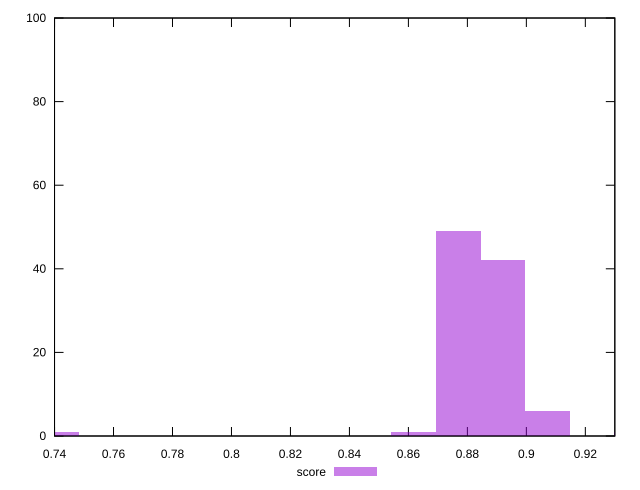

Recreate this plot in gnuplot.
reset

$score <<EOF
0.7408454342390952 1
0.8920383800021758 42
0.8769190854258678 49
0.907157674578484 6
0.9373962637311001 1
0.8617997908495597 1
EOF

set key outside below
set boxwidth 0.015119294576308066
set xrange [0.74:0.93]
set yrange [0:100]
set trange [0:100]
set style fill transparent solid 0.5 noborder
set terminal svg size 640, 490 enhanced background rgb 'white'
set output "reports/report_00030_2021-02-24T20-42-31.540Z/mainthread-work-breakdown/samples/astro/score/histogram.svg"

plot $score title "score" with boxes

reset
